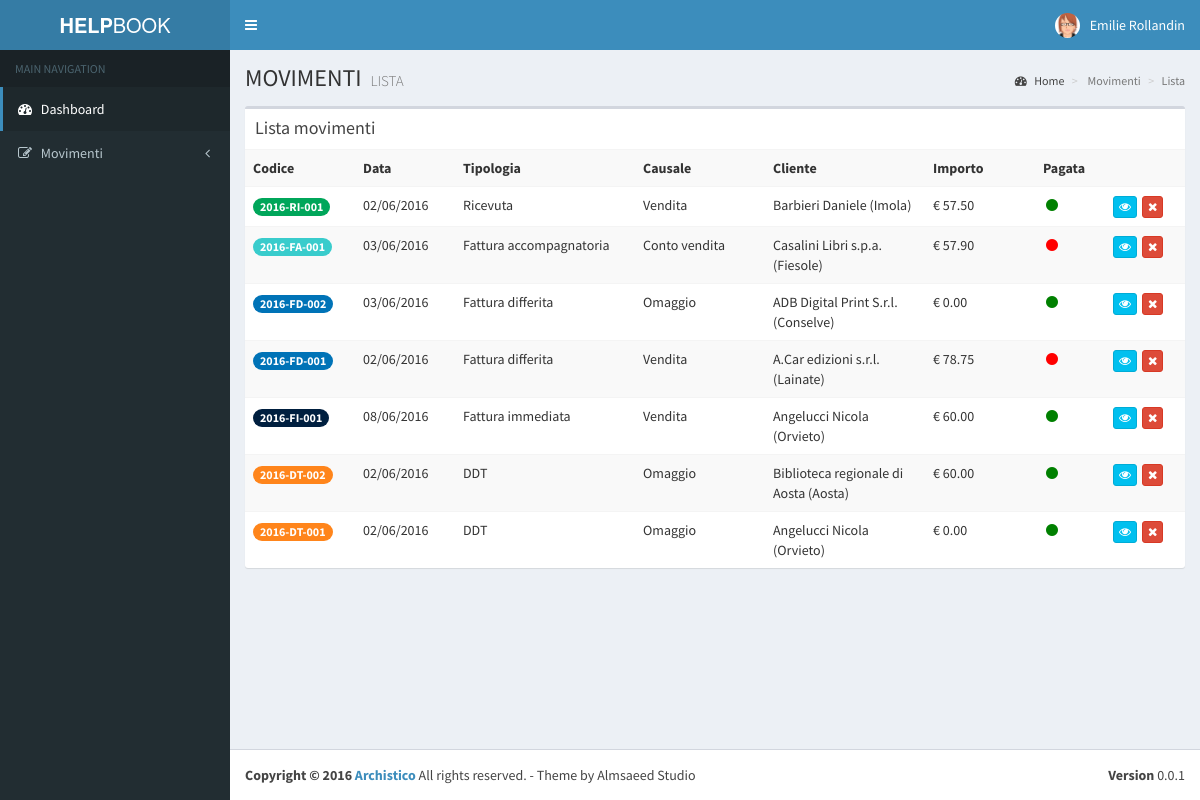
/movimentilista.php, run on the app's committed database.
### tables this page shows
CREATE TABLE IF NOT EXISTS `movimenti` (
  `idmovimento` int(11) NOT NULL AUTO_INCREMENT,
  `fktipologia` int(11) NOT NULL,
  `fkcausale` int(11) NOT NULL,
  `numero` int(11) NOT NULL,
  `anno` int(11) NOT NULL,
  `riferimento` varchar(50) NOT NULL,
  `fksoggetto` int(11) NOT NULL,
  `movimentodata` date NOT NULL,
  `pagamentoentro` date NOT NULL,
  `pagata` tinyint(1) NOT NULL,
  `fkpagamentotipologia` int(11) NOT NULL,
  `datapagamento` date DEFAULT NULL,
  `spedizionecosto` double NOT NULL,
  `spedizionesconto` double NOT NULL,
  `fkaspetto` int(11) NOT NULL,
  `fktrasporto` int(11) NOT NULL,
  `note` varchar(255) NOT NULL DEFAULT '-',
  `cancellato` tinyint(1) NOT NULL DEFAULT '0',
  PRIMARY KEY (`idmovimento`),
  KEY `idmovimentotipologia` (`fktipologia`),
  KEY `idsoggetto` (`fksoggetto`),
  KEY `idpagamentotipologia` (`fkpagamentotipologia`),
  KEY `idmovimentoaspetto` (`fkaspetto`),
  KEY `idmovimentotrasporto` (`fktrasporto`)
);

CREATE TABLE IF NOT EXISTS `movimentitipologia` (
  `idmovimentotipologia` int(11) NOT NULL AUTO_INCREMENT,
  `movimentotipologia` varchar(50) NOT NULL,
  `codice` varchar(5) NOT NULL,
  `cancellato` tinyint(1) NOT NULL DEFAULT '0',
  PRIMARY KEY (`idmovimentotipologia`)
);

CREATE TABLE IF NOT EXISTS `movimenticausale` (
  `idmovimentocausale` int(11) NOT NULL AUTO_INCREMENT,
  `movimentocausale` varchar(100) NOT NULL,
  `cancellato` tinyint(1) NOT NULL DEFAULT '0',
  PRIMARY KEY (`idmovimentocausale`)
);

CREATE TABLE IF NOT EXISTS `soggetti` (
  `idsoggetto` int(11) NOT NULL AUTO_INCREMENT,
  `fktipologia` int(11) NOT NULL,
  `denominazione` varchar(255) NOT NULL,
  `telefono` varchar(50) NOT NULL,
  `cellulare` varchar(50) NOT NULL,
  `piva` varchar(50) NOT NULL,
  `codicefiscale` varchar(50) NOT NULL,
  `email` varchar(255) NOT NULL,
  `indirizzo` varchar(255) NOT NULL,
  `cap` varchar(50) NOT NULL,
  `comune` varchar(255) NOT NULL,
  `provincia` varchar(50) NOT NULL,
  `note` varchar(255) NOT NULL,
  `cancellato` tinyint(1) NOT NULL DEFAULT '0',
  PRIMARY KEY (`idsoggetto`),
  KEY `idsoggettotipologia` (`fktipologia`)
);

### php/movimenti.php (the view, shortened to what this page needs)
<?php
function movimentiListaTabella() {
    try {
        include 'config.php';
        $db = new PDO("mysql:host=" . $dbhost . ";dbname=" . $dbname, $dbuser, $dbpswd);
        $db->setAttribute(PDO::ATTR_ERRMODE, PDO::ERRMODE_WARNING);
        $db->setAttribute(PDO::ATTR_DEFAULT_FETCH_MODE, PDO::FETCH_OBJ);
        $db->setAttribute(PDO::MYSQL_ATTR_INIT_COMMAND, 'SET NAMES UTF8');
        $result = $db->query('SELECT movimenti.idmovimento, movimenti.numero, movimenti.anno, movimenti.movimentodata, movimenti.pagata, soggetti.denominazione, soggetti.comune, movimentitipologia.codice, movimentitipologia.movimentotipologia, movimenticausale.movimentocausale, pagamentitipologia.pagamentotipologia FROM movimenti INNER JOIN movimentitipologia ON movimenti.fktipologia=movimentitipologia.idmovimentotipologia INNER JOIN movimentiaspetto ON movimenti.fkaspetto=movimentiaspetto.idmovimentoaspetto INNER JOIN movimentitrasporto ON movimenti.fktrasporto=movimentitrasporto.idmovimentotrasporto INNER JOIN soggetti ON movimenti.fksoggetto=soggetti.idsoggetto INNER JOIN pagamentitipologia ON movimenti.fkpagamentotipologia=pagamentitipologia.idpagamentotipologia INNER JOIN movimenticausale ON movimenti.fkcausale=movimenticausale.idmovimentocausale WHERE movimenti.cancellato=0 ORDER BY movimenti.anno DESC, movimenti.fktipologia DESC, movimenti.numero DESC');
        foreach ($result as $row) {
            $row = get_object_vars($row);
            print "<tr>";
            $num_padded = sprintf("%03d", $row['numero']);
            switch ($row['codice']) {
                case 'DT':
                    print "<td><span class='badge bg-orange'>" . $row['anno'] . "-" . $row['codice'] . "-" . $num_padded . "</span></td>";
                    break;
                case 'FA':
                    print "<td><span class='badge bg-teal'>" . $row['anno'] . "-" . $row['codice'] . "-" . $num_padded . "</span></td>";
                    break;
                case 'FD':
                    print "<td><span class='badge bg-blue'>" . $row['anno'] . "-" . $row['codice'] . "-" . $num_padded . "</span></td>";
                    break;
                case 'FI':
                    print "<td><span class='badge bg-navy'>" . $row['anno'] . "-" . $row['codice'] . "-" . $num_padded . "</span></td>";
                    break;
                case 'RI':
                    print "<td><span class='badge bg-green'>" . $row['anno'] . "-" . $row['codice'] . "-" . $num_padded . "</span></td>";
                    break;
            }
            $movimentodata = DateTime::createFromFormat('Y-m-d', $row['movimentodata']);
            print "<td>" . $movimentodata->format('d/m/Y') . "</td>";
            print "<td>" . $row['movimentotipologia'] . "</td>";
            print "<td>" . $row['movimentocausale'] . "</td>";
            if($row['comune']) {
                 print "<td>" . $row['denominazione'] . " (". $row['comune'] .")</td>";
            } else {
                 print "<td>" . $row['denominazione'] . "</td>";
            }
            print "<td>&euro; " . movimentoDettaglioImportoTotale($row['idmovimento']) . "</td>";
            if($row['pagata']) {
                print "<td><i class = 'fa fa-fw fa-circle' style = 'color:green'></i></td>";
            } else {
                print "<td><i class = 'fa fa-fw fa-circle' style = 'color:red'></i></td>";
            }
            print "<td><a class='btn btn-xs btn-info' href='movimentovisualizza.php?idmovimento=".$row['idmovimento']."' role='button' style='margin-right: 5px'><i class = 'fa fa-eye'></i></a><a class='btn btn-xs btn-danger' href='movimentocancella.php?idmovimento=".$row['idmovimento']."' role='button'><i class = 'fa fa-remove'></i></a></td>";
            print "</tr>";
        }
    } catch (PDOException $e) {
        throw new PDOException("Error  : " . $e->getMessage());
    }
}
function movimentoDettaglioImportoTotale($idmovimento) {
    try {
        include 'config.php';
        $db = new PDO("mysql:host=" . $dbhost . ";dbname=" . $dbname, $dbuser, $dbpswd);
        $db->setAttribute(PDO::ATTR_ERRMODE, PDO::ERRMODE_WARNING);
        $db->setAttribute(PDO::ATTR_DEFAULT_FETCH_MODE, PDO::FETCH_OBJ);
        $db->setAttribute(PDO::MYSQL_ATTR_INIT_COMMAND, 'SET NAMES UTF8');
        $totale = 0;
        $result = $db->query('SELECT libri.prezzo, movimentidettaglio.quantita, movimentidettaglio.sconto FROM movimentidettaglio INNER JOIN libri ON movimentidettaglio.fklibro = libri.idlibro WHERE libri.cancellato = 0 && movimentidettaglio.fkmovimento='.$idmovimento);
        foreach ($result as $row) {
            $row = get_object_vars($row);
            $quantita = $row['quantita'];
            $prezzo = $row['prezzo'];
            $sconto = $row['sconto'];
            $prezzoscontato = $prezzo *(1 - $sconto/100);
            $subtotale = $prezzoscontato * $quantita;
            $totale += $subtotale;
        }
        return number_format($totale, 2);
    } catch (PDOException $e) {
        throw new PDOException("Error  : " . $e->getMessage());
    }
}

### data on the page
movimenti: anno "2016", movimentitipologia.codice "RI", numero "001", movimentodata "02/06/2016", movimentitipologia.movimentotipologia "Ricevuta", movimenticausale.movimentocausale "Vendita", soggetti.denominazione "Barbieri Daniele", soggetti.comune "Imola", idmovimento "57.50", pagata 1 (drawn)
movimenti: anno "2016", movimentitipologia.codice "FA", numero "001", movimentodata "03/06/2016", movimentitipologia.movimentotipologia "Fattura accompagnatoria", movimenticausale.movimentocausale "Conto vendita", soggetti.denominazione "Casalini Libri s.p.a.", soggetti.comune "Fiesole", idmovimento "57.90", pagata 0 (drawn)
movimenti: anno "2016", movimentitipologia.codice "FD", numero "002", movimentodata "03/06/2016", movimentitipologia.movimentotipologia "Fattura differita", movimenticausale.movimentocausale "Omaggio", soggetti.denominazione "ADB Digital Print S.r.l.", soggetti.comune "Conselve", idmovimento "0.00", pagata 1 (drawn)
movimenti: anno "2016", movimentitipologia.codice "FD", numero "001", movimentodata "02/06/2016", movimentitipologia.movimentotipologia "Fattura differita", movimenticausale.movimentocausale "Vendita", soggetti.denominazione "A.Car edizioni s.r.l.", soggetti.comune "Lainate", idmovimento "78.75", pagata 0 (drawn)
movimenti: anno "2016", movimentitipologia.codice "FI", numero "001", movimentodata "08/06/2016", movimentitipologia.movimentotipologia "Fattura immediata", movimenticausale.movimentocausale "Vendita", soggetti.denominazione "Angelucci Nicola", soggetti.comune "Orvieto", idmovimento "60.00", pagata 1 (drawn)
movimenti: anno "2016", movimentitipologia.codice "DT", numero "002", movimentodata "02/06/2016", movimentitipologia.movimentotipologia "DDT", movimenticausale.movimentocausale "Omaggio", soggetti.denominazione "Biblioteca regionale di Aosta", soggetti.comune "Aosta", idmovimento "60.00", pagata 1 (drawn)
movimenti: anno "2016", movimentitipologia.codice "DT", numero "001", movimentodata "02/06/2016", movimentitipologia.movimentotipologia "DDT", movimenticausale.movimentocausale "Omaggio", soggetti.denominazione "Angelucci Nicola", soggetti.comune "Orvieto", idmovimento "0.00", pagata 1 (drawn)
